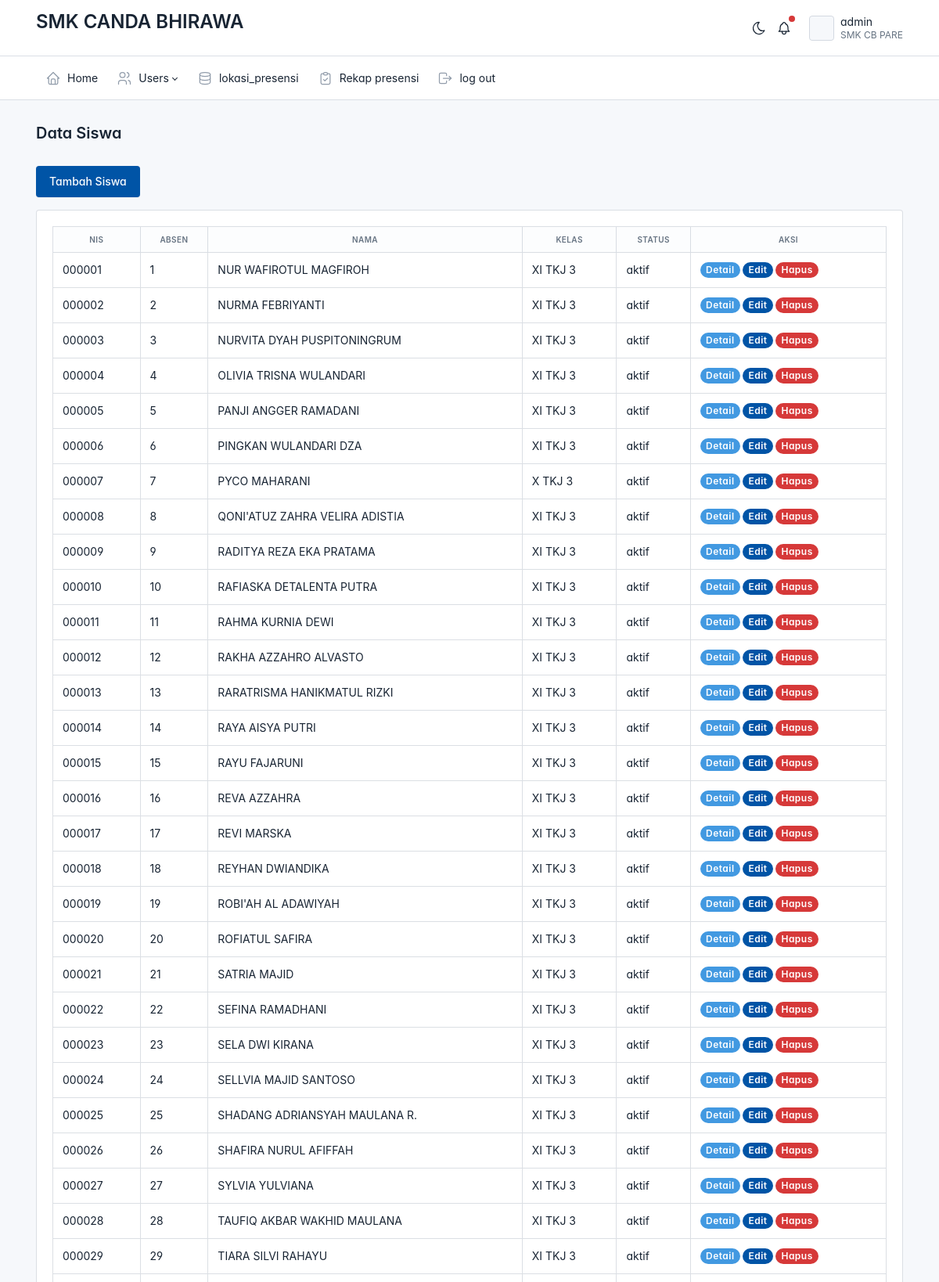
Screenshot of /admin/data_users/users.php (signed in, upper part) with the database file from the repository.
### tables this page shows
CREATE TABLE `siswa` (
  `id` int(11) NOT NULL,
  `nis` varchar(225) NOT NULL,
  `no_absen` varchar(2) NOT NULL,
  `nama` varchar(225) NOT NULL,
  `kelas` varchar(50) NOT NULL,
  `jenis_kelamin` varchar(20) NOT NULL,
  `alamat` varchar(20) NOT NULL,
  `no_handphone` varchar(50) NOT NULL,
  `lokasi_presensi` varchar(50) NOT NULL,
  `foto` varchar(67) NOT NULL,
  `status` varchar(12) NOT NULL
);

### admin/data_users/users.php (the view, shortened to what this page needs)
<?php
include('../layout/header.php');
require_once('../../config.php');
$result = mysqli_query($conection, "SELECT * FROM siswa");
?>
<div class="page-header d-print-none">
  <div class="container-xl">
    <div class="row g-2 align-items-center">
      <div class="col">
        <h2 class="page-title">Data Siswa</h2>
      </div>
    </div>
  </div>
</div>
<div class="page-body">
  <div class="container-xl">
    <a href="./tambah.php" class="btn btn-primary mb-3">Tambah Siswa</a>
    <div class="card">
      <div class="card-body">
        <div class="table-responsive">
          <table class="table table-bordered">
            <thead class="text-center">
              <tr>
                <th>NIS</th>
                <th>Absen</th>
                <th>Nama</th>
                <th>Kelas</th>
                <th>Status</th>
                <th>Aksi</th>
              </tr>
            </thead>
            <tbody>
              <?php while ($siswa = mysqli_fetch_array($result)) : ?>
              <tr>
                <td><?= $siswa['nis'] ?></td>
                <td><?= $siswa['no_absen'] ?></td>
                <td><?= $siswa['nama'] ?></td>
                <td><?= $siswa['kelas'] ?></td>
                <td><?= $siswa['status'] ?></td>
                <td>
                  <a href="diteil.php?nis=<?= $siswa['nis'] ?>" class="badge badge-pill bg-info text-white text-decoration-none">Detail</a>
                  <a href="edit.php?nis=<?= $siswa['nis'] ?>" class="badge badge-pill bg-primary text-white text-decoration-none">Edit</a>
                  <a href="hapus.php?id=<?= $siswa['id'] ?>" class="badge badge-pill bg-danger text-white text-decoration-none" onclick="return confirm('Yakin ingin menghapus data siswa ini?')">Hapus</a>
                </td>
              </tr>
              <?php endwhile; ?>
            </tbody>
          </table>
        </div>
      </div>
    </div>
  </div>
</div>
<?php include('../layout/foother.php'); ?>

### admin/layout/header.php (style rules this page uses)
:root { --tblr-font-sans-serif: 'Inter Var', -apple-system, BlinkMacSystemFont, San Francisco, Segoe UI, Roboto, Helvetica Neue, sans-serif; }
body { font-feature-settings: "cv03", "cv04", "cv11"; }

### rows the page displays
siswa: nis "000001", no_absen "1", nama "NUR WAFIROTUL MAGFIROH", kelas "XI TKJ 3", status "aktif"
siswa: nis "000002", no_absen "2", nama "NURMA FEBRIYANTI", kelas "XI TKJ 3", status "aktif"
siswa: nis "000003", no_absen "3", nama "NURVITA DYAH PUSPITONINGRUM", kelas "XI TKJ 3", status "aktif"
siswa: nis "000004", no_absen "4", nama "OLIVIA TRISNA WULANDARI", kelas "XI TKJ 3", status "aktif"
siswa: nis "000005", no_absen "5", nama "PANJI ANGGER RAMADANI", kelas "XI TKJ 3", status "aktif"
siswa: nis "000006", no_absen "6", nama "PINGKAN WULANDARI DZA", kelas "XI TKJ 3", status "aktif"
siswa: nis "000007", no_absen "7", nama "PYCO MAHARANI", kelas "X TKJ 3", status "aktif"
siswa: nis "000008", no_absen "8", nama "QONI'ATUZ ZAHRA VELIRA ADISTIA", kelas "XI TKJ 3", status "aktif"
siswa: nis "000009", no_absen "9", nama "RADITYA REZA EKA PRATAMA", kelas "XI TKJ 3", status "aktif"
siswa: nis "000010", no_absen "10", nama "RAFIASKA DETALENTA PUTRA", kelas "XI TKJ 3", status "aktif"
siswa: nis "000011", no_absen "11", nama "RAHMA KURNIA DEWI", kelas "XI TKJ 3", status "aktif"
siswa: nis "000012", no_absen "12", nama "RAKHA AZZAHRO ALVASTO", kelas "XI TKJ 3", status "aktif"
siswa: nis "000013", no_absen "13", nama "RARATRISMA HANIKMATUL RIZKI", kelas "XI TKJ 3", status "aktif"
siswa: nis "000014", no_absen "14", nama "RAYA AISYA PUTRI", kelas "XI TKJ 3", status "aktif"
siswa: nis "000015", no_absen "15", nama "RAYU FAJARUNI", kelas "XI TKJ 3", status "aktif"
siswa: nis "000016", no_absen "16", nama "REVA AZZAHRA", kelas "XI TKJ 3", status "aktif"
siswa: nis "000017", no_absen "17", nama "REVI MARSKA", kelas "XI TKJ 3", status "aktif"
siswa: nis "000018", no_absen "18", nama "REYHAN DWIANDIKA", kelas "XI TKJ 3", status "aktif"
siswa: nis "000019", no_absen "19", nama "ROBI'AH AL ADAWIYAH", kelas "XI TKJ 3", status "aktif"
siswa: nis "000020", no_absen "20", nama "ROFIATUL SAFIRA", kelas "XI TKJ 3", status "aktif"
siswa: nis "000021", no_absen "21", nama "SATRIA MAJID", kelas "XI TKJ 3", status "aktif"
siswa: nis "000022", no_absen "22", nama "SEFINA RAMADHANI", kelas "XI TKJ 3", status "aktif"
siswa: nis "000023", no_absen "23", nama "SELA DWI KIRANA", kelas "XI TKJ 3", status "aktif"
siswa: nis "000024", no_absen "24", nama "SELLVIA MAJID SANTOSO", kelas "XI TKJ 3", status "aktif"
siswa: nis "000025", no_absen "25", nama "SHADANG ADRIANSYAH MAULANA R.", kelas "XI TKJ 3", status "aktif"
siswa: nis "000026", no_absen "26", nama "SHAFIRA NURUL AFIFFAH", kelas "XI TKJ 3", status "aktif"
siswa: nis "000027", no_absen "27", nama "SYLVIA YULVIANA", kelas "XI TKJ 3", status "aktif"
siswa: nis "000028", no_absen "28", nama "TAUFIQ AKBAR WAKHID MAULANA", kelas "XI TKJ 3", status "aktif"
siswa: nis "000029", no_absen "29", nama "TIARA SILVI RAHAYU", kelas "XI TKJ 3", status "aktif"
